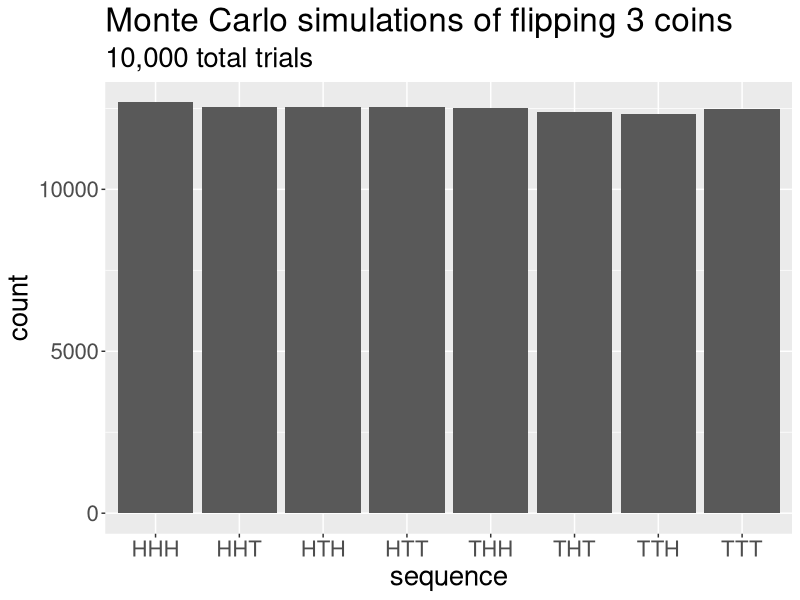
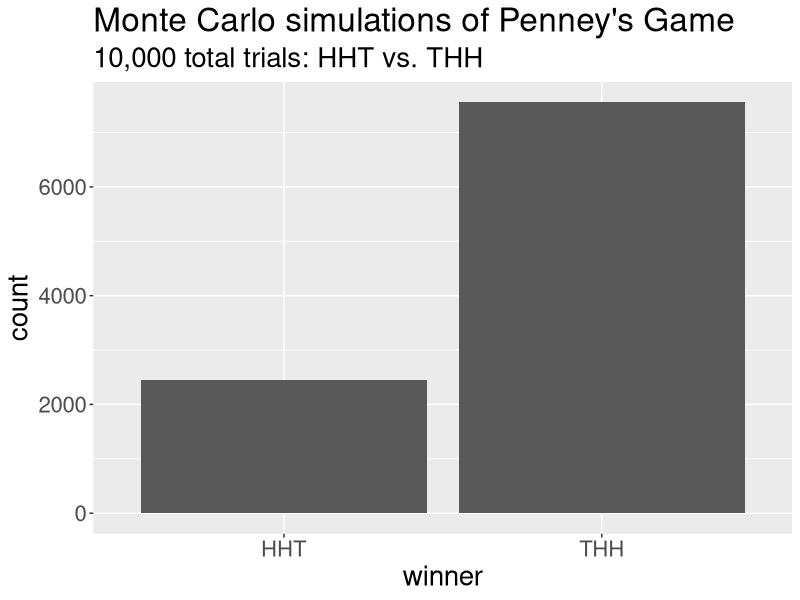
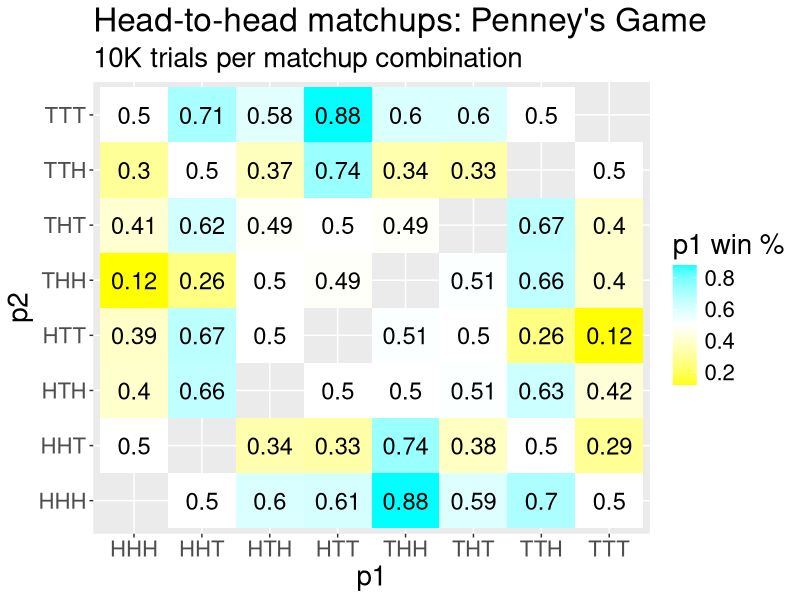

Write the R code that produced these figures, in order.
## ---- chunk 1
#| message: false

library(ggplot2)
library(dplyr)
library(tidyr)
library(stringr)
## ---- chunk 2
# the first line makes a vector of 10,000 strings like "HTH" or "TTT"

replicate(1e5, paste0(sample(c("H", "T"), 3, replace = T), collapse = "")) %>%
  tibble(sequence = .) %>%
  arrange(sequence) %>%
  ggplot(aes(x = sequence)) +
    geom_bar(stat = "count") +
    labs(title = "Monte Carlo simulations of flipping 3 coins",
         subtitle = "10,000 total trials") +
    theme(text = element_text(size = 20))
## ---- chunk 3
# This function will take two strings of coin flips and return the one that occurs
# first in a long sequence of coin flips.

penney <- function(p1, p2){         # p1 and p2 are strings like "HHT", "HTT"
  p1 <- unlist(str_split(p1, ""))   # split string into vector of length 3
  p2 <- unlist(str_split(p2, ""))
  flips <- sample(c("H", "T"), 3, replace = T) 
    # initialize flips with first 3 coin flips
    
    # on each pass of the while loop, push the first two coins forward in the list,
    # then sample a new coin for the third one; for instance, HTH becomes TH? where
    # ? is the result of a new coin flip
    
  while(!all(p1 == flips) & !all(p2 == flips)){
    flips[1:2] <- flips[2:3]
    flips[3] <- sample(c("H", "T"), 1)
  }
    
  ifelse(all(p1 == flips), 
         paste0(p1, collapse = ""), 
         paste0(p2, collapse = ""))  # output winning sequence
}
## ---- chunk 4
replicate(10000, penney("HHT", "THH")) %>%
  tibble(winner = .) %>%
  arrange(winner) %>%
  ggplot(aes(x = winner)) +
    geom_bar(stat = "count") +
    labs(title = "Monte Carlo simulations of Penney's Game",
         subtitle = "10,000 total trials: HHT vs. THH") +
    theme(text = element_text(size = 20))
## ---- chunk 5
# this helper function takes two coin sequences, simulates Penney's game many
# times, and returns the proportion of times the *first* sequence wins
penney_wrapper <- function(p1, p2){
  mean(replicate(1e4, penney(p1, p2)) == p1)
}

# make a data frame with all combinations of sequences
results <-
  c("HHH", "HHT", "HTH", "HTT", "THH", "THT", "TTH", "TTT") %>%
  combn(2) %>%
  t() %>%
  as.data.frame()

names(results) <- c("p1", "p2")

results <- 
  results %>%
  rowwise() %>%
  mutate(p1_wins = penney_wrapper(p1, p2)) %>%
  mutate(p1_wins = round(p1_wins, 2))

# since we simulated only half of the matchups, we can just mirror
# the results to flip p1 and p2 rather than resimulating
results <-
  tibble(
    p1 = results$p2,
    p2 = results$p1,
    p1_wins = 1 - results$p1_wins
  ) %>%
    bind_rows(results)

results %>%
  ggplot(aes(x = p1, y = p2, fill = p1_wins)) +
    geom_tile() +
    geom_text(aes(label = p1_wins), size = 6) +
    scale_fill_gradient2(low = "yellow", mid = "white", 
                         high = "cyan", midpoint = 0.5) +
    labs(title = "Head-to-head matchups: Penney's Game",
         subtitle = "10K trials per matchup combination",
         fill = "p1 win %") +
    theme(text = element_text(size = 20))
